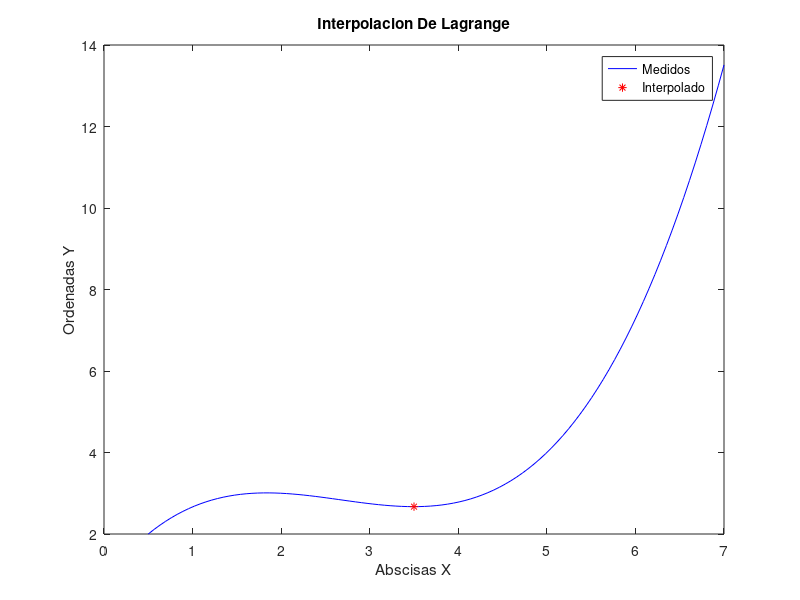

Source code (MATLAB):
clc
clear
Xo=3.5;
n=4;
X=[0.5 2 3.2 5 4 6 7];
Y=[2 3 2.7 4 5 6 7];
%{
n=input('numero de puntos medidos  ');
for i=1:n
    disp('')
    disp('ingrese el punto')
    disp(i)
    X(i)=input('ingrese el valor de X  ');
    Y(i)=input('ingrese el valor de Y  '); 
end
%}

for i=1:n
    Ya(i)=Y(i);
    for j=1:n
        if j~=i
            Ya(i)=Ya(i)*(Xo-X(j))/(X(i)-X(j));
        end
    end
end
Yo=sum(Ya);
Xg=[min(X):(max(X)-min(X))/100:max(X)];
for k=1:length(Xg)
    for i=1:n
    Ya(i)=Y(i);
    for j=1:n
        if j~=i
            Ya(i)=Ya(i)*(Xg(k)-X(j))/(X(i)-X(j));
        end
    end
    end
Yg(k)=sum(Ya);
end
plot(Xg,Yg,'b-',Xo,Yo,'r*')
xlabel('Abscisas X')
ylabel('Ordenadas Y')
title('Interpolacion De Lagrange')
legend('Medidos','Interpolado')
disp('El Punto Interpolado Es')
disp([Xo,Yo])
disp('X')
disp(Xo)
disp('Y')
disp(Yo)

